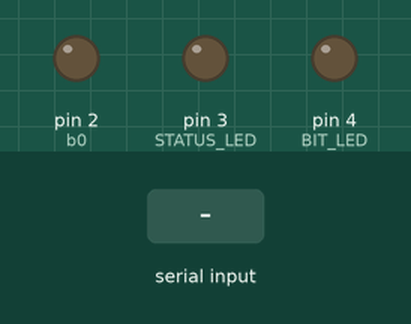
Recording of a sketch running on a simulated Arduino Uno, built with avr-gcc and run on an emulated ATmega328P. On the bench: output pins drawn as LEDs (lit = HIGH). The inputs (shaded band) are chosen by the test bench.

Above: at 1.2 s.
1.3 s: "90,45\n" received over Serial
At 2.5 s:
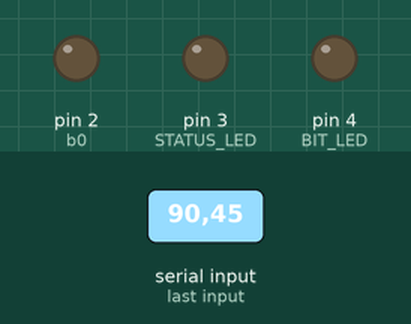
2.8 s: byte 63 (63) received over Serial
At 3.8 s:
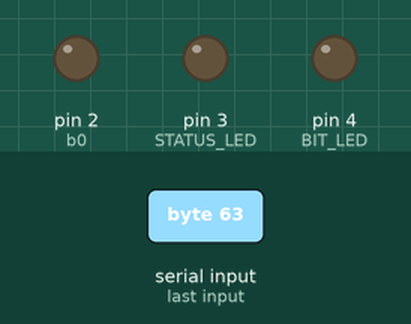
4.3 s: byte 70 (70) received over Serial
At 5.1 s:
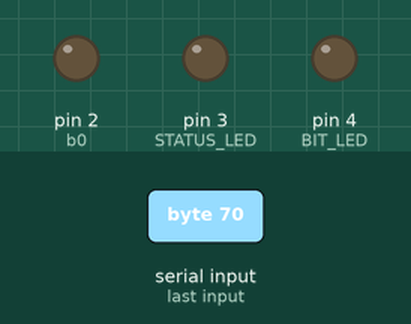
5.8 s: "30,150\n" received over Serial
At 6.2 s:
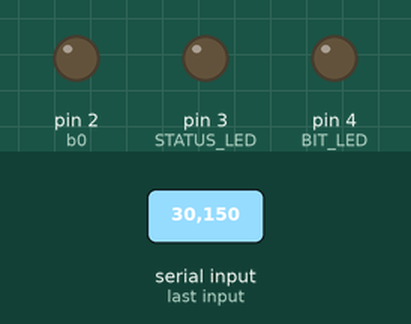
Timing chart, 0 to 8.3 s (numbered marks = the images above; inputs shaded):
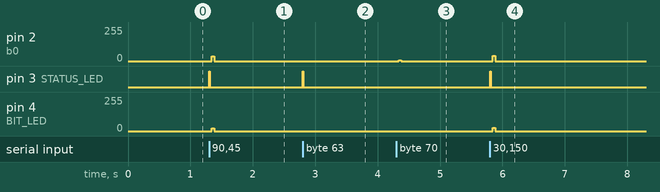

The sketch:

OS2025_1_Wire_Transmitter.ino
```cpp
//Differential manchester transmitter
//An extra zero bit is inserted at the beginning of every message for clock sync
//Only 64 chars fit in the serial buffer. A 1 is transmitted when 8 are left

//Define output bits (b0 = bit 0)
#define b0 2
#define STATUS_LED 3
#define BIT_LED 4


//Set this to number of bits per second. Touch max is 5000, light max is 1000
#define INIT_FREQUENCY 5000

bool bit = 0;
bool b0_state = 0;
bool bit_transmitted = 1;
bool data_ready = 0;
bool clock = 1;
bool transmitting_now = 0;
int FREQUENCY = INIT_FREQUENCY;


//Interrupt. Runs FREQUENCY*2 times per second
ISR(TIMER1_COMPA_vect){
  if (data_ready){
    if (clock){    //this is the clock. It always changes
      //Serial.print("c");
      b0_state = !b0_state;
    }
    else{
      if (bit == 0){   //if a 0, change the state
        //Serial.print("0");
        b0_state = !b0_state;
      }
      else{            //if a 1, don't
        //Serial.print("1");
      }
      bit_transmitted = 1;
    }
    digitalWrite(b0, b0_state);  //add ! to make active low
    clock = !clock;
  }
  else{                //write everything to a 0 if not transmitting
    b0_state = 0;
    digitalWrite(b0, 0);   //change to 1 to make active low
    clock = 1;
  }
}


void setup() {
  //Set pins to output mode
  pinMode(b0, OUTPUT);
  pinMode(STATUS_LED, OUTPUT);
  pinMode(BIT_LED, OUTPUT);
  Serial.begin(9600);

  noInterrupts();           // disable all interrupts
  TCCR1A = 0;
  TCCR1B = 0;
  TCNT1  = 0;
  OCR1A = 62500/FREQUENCY/2;  // compare match register 16MHz/256/FREQUENCY
  TCCR1B |= (1 << WGM12);   // CTC mode
  TCCR1B |= (1 << CS12);    // 256 prescaler
  TIMSK1 |= (1 << OCIE1A);  // enable timer compare interrupt
  interrupts();             // enable all interrupts
}


void loop() {

  if (Serial.available() > 0){
    digitalWrite(STATUS_LED, 1);
    int thisbyte = Serial.read();

    if (thisbyte == 63 && transmitting_now == 0){    //if this is a command. Commands start with ?
      delay(10);
      int command = Serial.read();
      int argument = (Serial.read() - 48);
      argument = (argument * 10) + (Serial.read() - 48);
      argument = (argument * 10) + (Serial.read() - 48);
      argument = (argument * 10) + (Serial.read() - 48);
      if (command == 70){            //F command for changing frequency
        FREQUENCY = argument;
        OCR1A = 62500/FREQUENCY/2;  // compare match register 16MHz/256/FREQUENCY
        Serial.println("OK");
      }
      int temp = 0;                  //Now flush the buffer so we dont transmit this command
      while (Serial.available() && temp < 10){
        Serial.read();
        temp++;
      }
      temp = 0;
    }
    else{                            //else this is not a command
      if (!transmitting_now){        //Did we just start transmitting a message?
        bit_transmitted = 0;         //If so, send a zero so the receiver can sync
        bit = 0;
        data_ready = 1;              //Tell interrupt we are ready
        while (!bit_transmitted){    //Wait until interrupt has executed
          _delay_us(1);
        }
      }

      transmitting_now = 1;          //Now transmit actual message

      for (int i=7; i>=0; i--){      //Transmit next 7 bits
        bit_transmitted = 0;
        bit = (thisbyte >> i) & 1;
        digitalWrite(BIT_LED, bit);
        data_ready = 1;              //Tell interrupt we are ready
        while (!bit_transmitted){    //Wait until interrupt has executed
          _delay_us(1);
        }
      }
    }


  }

  else{                            //No data in serial port
    data_ready = 0;
    transmitting_now = 0;
    digitalWrite(BIT_LED, 0);
    digitalWrite(STATUS_LED, 0);
  }
  if (Serial.available() == 16){    //Send a 1 if serial buffer nearly empty
      Serial.write("1");
  }
}
```

Measured:
- after the input at 1.3 s, pin 2 (b0): 0/255 → 34/255 at once, → 0/255 0.04 s later; pin 3 (STATUS_LED): LOW → HIGH at once, → LOW 0.01 s later; pin 4 (BIT_LED): 0/255 → 21/255 at once, → 0/255 0.04 s later
- after the input at 2.8 s, pin 3 (STATUS_LED): LOW → HIGH at once, → LOW 0.01 s later
- after the input at 4.3 s, pin 2 (b0): 0/255 → 6/255 at once, → 0/255 0.04 s later
- after the input at 5.8 s, pin 2 (b0): 0/255 → 39/255 at once, → 0/255 0.04 s later; pin 3 (STATUS_LED): LOW → HIGH at once, → LOW 0.01 s later; pin 4 (BIT_LED): 0/255 → 25/255 at once, → 0/255 0.04 s later
